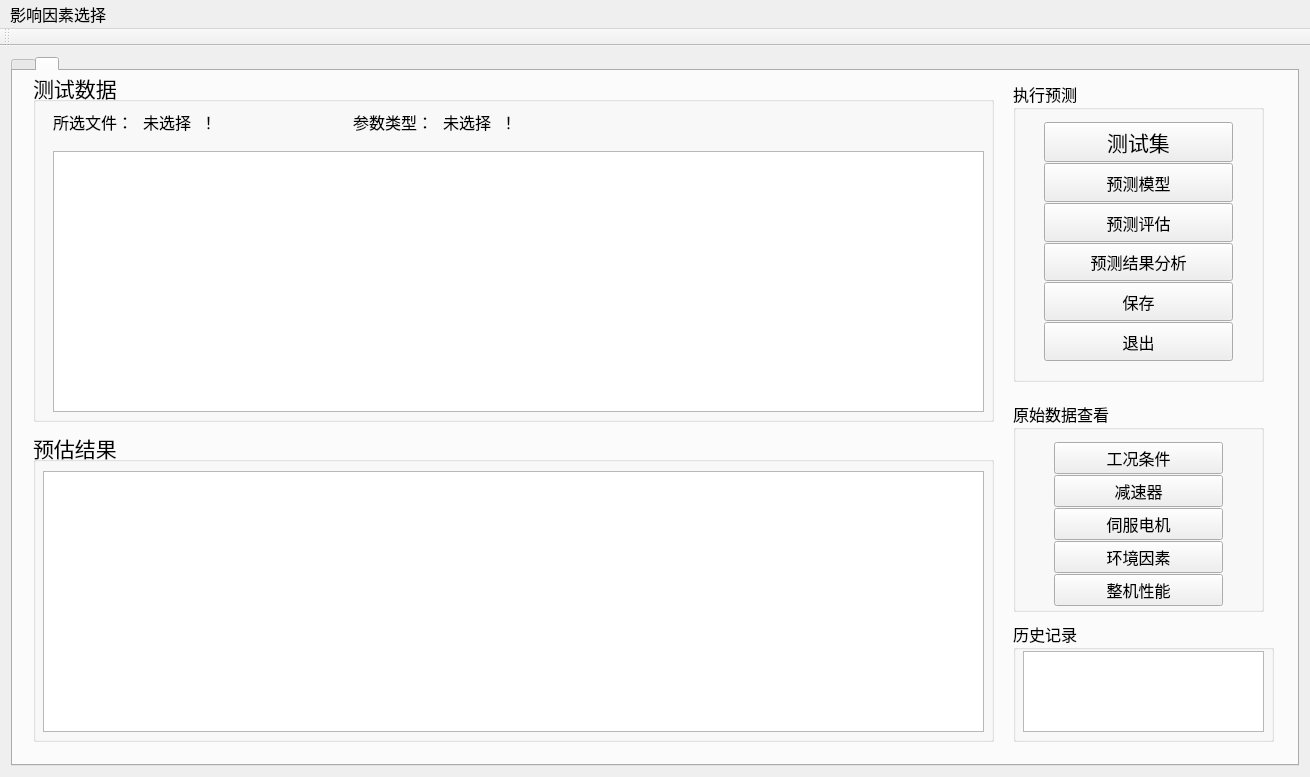
<?xml version="1.0" encoding="UTF-8"?>
<ui version="4.0">
 <class>MainWindow</class>
 <widget class="QMainWindow" name="MainWindow">
  <property name="geometry">
   <rect>
    <x>0</x>
    <y>0</y>
    <width>1310</width>
    <height>777</height>
   </rect>
  </property>
  <property name="font">
   <font>
    <family>宋体</family>
   </font>
  </property>
  <property name="windowTitle">
   <string>MainWindow</string>
  </property>
  <widget class="QWidget" name="centralWidget">
   <layout class="QGridLayout" name="gridLayout">
    <item row="0" column="0">
     <widget class="QTabWidget" name="tabWidget">
      <property name="font">
       <font>
        <family>Consolas</family>
        <pointsize>1</pointsize>
       </font>
      </property>
      <property name="currentIndex">
       <number>1</number>
      </property>
      <widget class="QWidget" name="main">
       <property name="font">
        <font>
         <family>Consolas</family>
         <pointsize>9</pointsize>
        </font>
       </property>
       <attribute name="title">
        <string/>
       </attribute>
       <widget class="QGroupBox" name="Tool">
        <property name="enabled">
         <bool>true</bool>
        </property>
        <property name="geometry">
         <rect>
          <x>980</x>
          <y>20</y>
          <width>261</width>
          <height>281</height>
         </rect>
        </property>
        <property name="sizePolicy">
         <sizepolicy hsizetype="Expanding" vsizetype="Expanding">
          <horstretch>0</horstretch>
          <verstretch>0</verstretch>
         </sizepolicy>
        </property>
        <property name="minimumSize">
         <size>
          <width>240</width>
          <height>271</height>
         </size>
        </property>
        <property name="font">
         <font>
          <family>宋体</family>
          <pointsize>12</pointsize>
         </font>
        </property>
        <property name="title">
         <string>模型训练</string>
        </property>
        <widget class="QWidget" name="layoutWidget">
         <property name="geometry">
          <rect>
           <x>35</x>
           <y>30</y>
           <width>191</width>
           <height>241</height>
          </rect>
         </property>
         <layout class="QVBoxLayout" name="verticalLayout_2">
          <property name="spacing">
           <number>1</number>
          </property>
          <item>
           <widget class="QPushButton" name="SelectTrainBtn">
            <property name="sizePolicy">
             <sizepolicy hsizetype="Expanding" vsizetype="Expanding">
              <horstretch>0</horstretch>
              <verstretch>0</verstretch>
             </sizepolicy>
            </property>
            <property name="minimumSize">
             <size>
              <width>131</width>
              <height>30</height>
             </size>
            </property>
            <property name="styleSheet">
             <string notr="true">font: 75 16pt &quot;宋体&quot;;</string>
            </property>
            <property name="text">
             <string>选择训练集</string>
            </property>
           </widget>
          </item>
          <item>
           <widget class="QPushButton" name="SelectModelBtn">
            <property name="sizePolicy">
             <sizepolicy hsizetype="Expanding" vsizetype="Expanding">
              <horstretch>0</horstretch>
              <verstretch>0</verstretch>
             </sizepolicy>
            </property>
            <property name="minimumSize">
             <size>
              <width>50</width>
              <height>30</height>
             </size>
            </property>
            <property name="styleSheet">
             <string notr="true">font: 75 16pt &quot;宋体&quot;;</string>
            </property>
            <property name="text">
             <string>算法模型</string>
            </property>
           </widget>
          </item>
          <item>
           <widget class="QPushButton" name="TrainModelBtn">
            <property name="sizePolicy">
             <sizepolicy hsizetype="Expanding" vsizetype="Expanding">
              <horstretch>0</horstretch>
              <verstretch>0</verstretch>
             </sizepolicy>
            </property>
            <property name="minimumSize">
             <size>
              <width>50</width>
              <height>30</height>
             </size>
            </property>
            <property name="styleSheet">
             <string notr="true">font: 75 16pt &quot;宋体&quot;;</string>
            </property>
            <property name="text">
             <string>模型训练</string>
            </property>
           </widget>
          </item>
          <item>
           <widget class="QPushButton" name="AnalyModelBtn">
            <property name="sizePolicy">
             <sizepolicy hsizetype="Expanding" vsizetype="Expanding">
              <horstretch>0</horstretch>
              <verstretch>0</verstretch>
             </sizepolicy>
            </property>
            <property name="minimumSize">
             <size>
              <width>50</width>
              <height>30</height>
             </size>
            </property>
            <property name="styleSheet">
             <string notr="true">font: 75 16pt &quot;宋体&quot;;</string>
            </property>
            <property name="text">
             <string>模型分析</string>
            </property>
           </widget>
          </item>
          <item>
           <widget class="QPushButton" name="ExitBtn">
            <property name="sizePolicy">
             <sizepolicy hsizetype="Expanding" vsizetype="Expanding">
              <horstretch>0</horstretch>
              <verstretch>0</verstretch>
             </sizepolicy>
            </property>
            <property name="minimumSize">
             <size>
              <width>131</width>
              <height>30</height>
             </size>
            </property>
            <property name="styleSheet">
             <string notr="true">font: 75 16pt &quot;宋体&quot;;</string>
            </property>
            <property name="text">
             <string>退出程序</string>
            </property>
           </widget>
          </item>
         </layout>
        </widget>
       </widget>
       <widget class="QGroupBox" name="TrainData">
        <property name="geometry">
         <rect>
          <x>11</x>
          <y>11</y>
          <width>961</width>
          <height>301</height>
         </rect>
        </property>
        <property name="sizePolicy">
         <sizepolicy hsizetype="Expanding" vsizetype="Expanding">
          <horstretch>0</horstretch>
          <verstretch>0</verstretch>
         </sizepolicy>
        </property>
        <property name="minimumSize">
         <size>
          <width>961</width>
          <height>271</height>
         </size>
        </property>
        <property name="font">
         <font>
          <family>Consolas</family>
          <pointsize>16</pointsize>
         </font>
        </property>
        <property name="title">
         <string>训练数据</string>
        </property>
        <widget class="QTableWidget" name="TrainDataTbl">
         <property name="geometry">
          <rect>
           <x>20</x>
           <y>70</y>
           <width>921</width>
           <height>211</height>
          </rect>
         </property>
        </widget>
        <widget class="QLabel" name="label">
         <property name="geometry">
          <rect>
           <x>30</x>
           <y>40</y>
           <width>91</width>
           <height>21</height>
          </rect>
         </property>
         <property name="font">
          <font>
           <family>Consolas</family>
           <pointsize>12</pointsize>
           <weight>50</weight>
           <italic>false</italic>
           <bold>false</bold>
          </font>
         </property>
         <property name="styleSheet">
          <string notr="true">font: 12pt &quot;Consolas&quot;;</string>
         </property>
         <property name="text">
          <string>所选文件：</string>
         </property>
        </widget>
        <widget class="QLabel" name="CurrentFile">
         <property name="geometry">
          <rect>
           <x>120</x>
           <y>40</y>
           <width>801</width>
           <height>21</height>
          </rect>
         </property>
         <property name="font">
          <font>
           <family>Consolas</family>
           <pointsize>12</pointsize>
          </font>
         </property>
         <property name="text">
          <string>未选择 ！</string>
         </property>
        </widget>
        <widget class="QLabel" name="label_5">
         <property name="geometry">
          <rect>
           <x>690</x>
           <y>40</y>
           <width>81</width>
           <height>21</height>
          </rect>
         </property>
         <property name="font">
          <font>
           <family>Consolas</family>
           <pointsize>12</pointsize>
          </font>
         </property>
         <property name="text">
          <string>所选模型：</string>
         </property>
        </widget>
        <widget class="QLabel" name="CurrentModel">
         <property name="geometry">
          <rect>
           <x>790</x>
           <y>40</y>
           <width>151</width>
           <height>21</height>
          </rect>
         </property>
         <property name="font">
          <font>
           <family>Consolas</family>
           <pointsize>12</pointsize>
          </font>
         </property>
         <property name="text">
          <string>未选择 ！</string>
         </property>
        </widget>
       </widget>
       <widget class="QGroupBox" name="groupBox_3">
        <property name="geometry">
         <rect>
          <x>10</x>
          <y>340</y>
          <width>961</width>
          <height>331</height>
         </rect>
        </property>
        <property name="sizePolicy">
         <sizepolicy hsizetype="Expanding" vsizetype="Expanding">
          <horstretch>0</horstretch>
          <verstretch>0</verstretch>
         </sizepolicy>
        </property>
        <property name="minimumSize">
         <size>
          <width>0</width>
          <height>0</height>
         </size>
        </property>
        <property name="font">
         <font>
          <family>Consolas</family>
          <pointsize>16</pointsize>
         </font>
        </property>
        <property name="title">
         <string>样本详情</string>
        </property>
        <widget class="QTableWidget" name="SingleSampleTbl">
         <property name="geometry">
          <rect>
           <x>20</x>
           <y>80</y>
           <width>921</width>
           <height>241</height>
          </rect>
         </property>
        </widget>
        <widget class="QLabel" name="label_2">
         <property name="geometry">
          <rect>
           <x>30</x>
           <y>40</y>
           <width>91</width>
           <height>21</height>
          </rect>
         </property>
         <property name="font">
          <font>
           <family>Consolas</family>
           <pointsize>12</pointsize>
          </font>
         </property>
         <property name="text">
          <string>参数类型：</string>
         </property>
        </widget>
        <widget class="QLabel" name="CurrentParm">
         <property name="geometry">
          <rect>
           <x>120</x>
           <y>40</y>
           <width>551</width>
           <height>21</height>
          </rect>
         </property>
         <property name="font">
          <font>
           <family>Consolas</family>
           <pointsize>12</pointsize>
          </font>
         </property>
         <property name="text">
          <string>未选择 ！</string>
         </property>
        </widget>
        <widget class="QLabel" name="ErrParm">
         <property name="geometry">
          <rect>
           <x>740</x>
           <y>40</y>
           <width>141</width>
           <height>21</height>
          </rect>
         </property>
         <property name="font">
          <font>
           <family>Consolas</family>
           <pointsize>12</pointsize>
          </font>
         </property>
         <property name="text">
          <string>0</string>
         </property>
        </widget>
        <widget class="QLabel" name="label_6">
         <property name="geometry">
          <rect>
           <x>650</x>
           <y>40</y>
           <width>101</width>
           <height>21</height>
          </rect>
         </property>
         <property name="font">
          <font>
           <family>Consolas</family>
           <pointsize>12</pointsize>
          </font>
         </property>
         <property name="text">
          <string>相对误差：</string>
         </property>
        </widget>
       </widget>
       <widget class="QGroupBox" name="groupBox_6">
        <property name="geometry">
         <rect>
          <x>980</x>
          <y>580</y>
          <width>261</width>
          <height>91</height>
         </rect>
        </property>
        <property name="font">
         <font>
          <family>宋体</family>
          <pointsize>12</pointsize>
         </font>
        </property>
        <property name="title">
         <string>训练结果与真实值相对误差</string>
        </property>
        <widget class="QWidget" name="layoutWidget">
         <property name="geometry">
          <rect>
           <x>40</x>
           <y>30</y>
           <width>191</width>
           <height>51</height>
          </rect>
         </property>
         <layout class="QVBoxLayout" name="verticalLayout">
          <property name="spacing">
           <number>1</number>
          </property>
          <item>
           <widget class="QSplitter" name="splitter_3">
            <property name="orientation">
             <enum>Qt::Horizontal</enum>
            </property>
            <widget class="QPushButton" name="ErrSetButton">
             <property name="sizePolicy">
              <sizepolicy hsizetype="Expanding" vsizetype="Expanding">
               <horstretch>0</horstretch>
               <verstretch>0</verstretch>
              </sizepolicy>
             </property>
             <property name="font">
              <font>
               <family>宋体</family>
               <pointsize>16</pointsize>
              </font>
             </property>
             <property name="text">
              <string>相对误差</string>
             </property>
            </widget>
            <widget class="QLineEdit" name="ErrSetEdit">
             <property name="sizePolicy">
              <sizepolicy hsizetype="Expanding" vsizetype="Expanding">
               <horstretch>0</horstretch>
               <verstretch>0</verstretch>
              </sizepolicy>
             </property>
            </widget>
           </widget>
          </item>
         </layout>
        </widget>
       </widget>
       <widget class="QGroupBox" name="groupBox_7">
        <property name="geometry">
         <rect>
          <x>980</x>
          <y>310</y>
          <width>261</width>
          <height>261</height>
         </rect>
        </property>
        <property name="font">
         <font>
          <family>宋体</family>
          <pointsize>12</pointsize>
         </font>
        </property>
        <property name="title">
         <string>原始数据查看</string>
        </property>
        <widget class="QWidget" name="layoutWidget">
         <property name="geometry">
          <rect>
           <x>40</x>
           <y>30</y>
           <width>191</width>
           <height>221</height>
          </rect>
         </property>
         <layout class="QGridLayout" name="gridLayout_3">
          <property name="sizeConstraint">
           <enum>QLayout::SetNoConstraint</enum>
          </property>
          <property name="verticalSpacing">
           <number>1</number>
          </property>
          <item row="0" column="0">
           <widget class="QPushButton" name="ReducerBtn">
            <property name="sizePolicy">
             <sizepolicy hsizetype="Minimum" vsizetype="Expanding">
              <horstretch>0</horstretch>
              <verstretch>0</verstretch>
             </sizepolicy>
            </property>
            <property name="styleSheet">
             <string notr="true">font: 75 16pt &quot;宋体&quot;;</string>
            </property>
            <property name="text">
             <string>减速器</string>
            </property>
           </widget>
          </item>
          <item row="1" column="0">
           <widget class="QPushButton" name="ServoBtn">
            <property name="sizePolicy">
             <sizepolicy hsizetype="Minimum" vsizetype="Expanding">
              <horstretch>0</horstretch>
              <verstretch>0</verstretch>
             </sizepolicy>
            </property>
            <property name="styleSheet">
             <string notr="true">font: 75 16pt &quot;宋体&quot;;</string>
            </property>
            <property name="text">
             <string>伺服电机</string>
            </property>
           </widget>
          </item>
          <item row="2" column="0">
           <widget class="QPushButton" name="ConditionBtn">
            <property name="sizePolicy">
             <sizepolicy hsizetype="Minimum" vsizetype="Expanding">
              <horstretch>0</horstretch>
              <verstretch>0</verstretch>
             </sizepolicy>
            </property>
            <property name="styleSheet">
             <string notr="true">font: 75 16pt &quot;宋体&quot;;</string>
            </property>
            <property name="text">
             <string>工况条件</string>
            </property>
           </widget>
          </item>
          <item row="3" column="0">
           <widget class="QPushButton" name="EnvironmentBtn">
            <property name="sizePolicy">
             <sizepolicy hsizetype="Minimum" vsizetype="Expanding">
              <horstretch>0</horstretch>
              <verstretch>0</verstretch>
             </sizepolicy>
            </property>
            <property name="styleSheet">
             <string notr="true">font: 75 16pt &quot;宋体&quot;;</string>
            </property>
            <property name="text">
             <string>环境因素</string>
            </property>
           </widget>
          </item>
          <item row="4" column="0">
           <widget class="QPushButton" name="WholeRobotBtn">
            <property name="sizePolicy">
             <sizepolicy hsizetype="Minimum" vsizetype="Expanding">
              <horstretch>0</horstretch>
              <verstretch>0</verstretch>
             </sizepolicy>
            </property>
            <property name="styleSheet">
             <string notr="true">font: 75 16pt &quot;宋体&quot;;</string>
            </property>
            <property name="text">
             <string>整机性能</string>
            </property>
           </widget>
          </item>
         </layout>
        </widget>
       </widget>
      </widget>
      <widget class="QWidget" name="advanced">
       <attribute name="title">
        <string/>
       </attribute>
       <widget class="QGroupBox" name="groupBox_4">
        <property name="geometry">
         <rect>
          <x>20</x>
          <y>0</y>
          <width>961</width>
          <height>351</height>
         </rect>
        </property>
        <property name="sizePolicy">
         <sizepolicy hsizetype="Expanding" vsizetype="Expanding">
          <horstretch>0</horstretch>
          <verstretch>0</verstretch>
         </sizepolicy>
        </property>
        <property name="minimumSize">
         <size>
          <width>0</width>
          <height>0</height>
         </size>
        </property>
        <property name="font">
         <font>
          <family>Consolas</family>
          <pointsize>16</pointsize>
         </font>
        </property>
        <property name="title">
         <string>测试数据</string>
        </property>
        <widget class="QTableWidget" name="TestDataTbl">
         <property name="geometry">
          <rect>
           <x>20</x>
           <y>80</y>
           <width>931</width>
           <height>261</height>
          </rect>
         </property>
        </widget>
        <widget class="QLabel" name="label_4">
         <property name="geometry">
          <rect>
           <x>320</x>
           <y>40</y>
           <width>101</width>
           <height>21</height>
          </rect>
         </property>
         <property name="font">
          <font>
           <family>Consolas</family>
           <pointsize>12</pointsize>
          </font>
         </property>
         <property name="text">
          <string>参数类型：</string>
         </property>
        </widget>
        <widget class="QLabel" name="CurrentParm_2">
         <property name="geometry">
          <rect>
           <x>410</x>
           <y>40</y>
           <width>141</width>
           <height>21</height>
          </rect>
         </property>
         <property name="font">
          <font>
           <family>Consolas</family>
           <pointsize>12</pointsize>
          </font>
         </property>
         <property name="text">
          <string>未选择 ！</string>
         </property>
        </widget>
        <widget class="QLabel" name="label_3">
         <property name="geometry">
          <rect>
           <x>20</x>
           <y>40</y>
           <width>81</width>
           <height>21</height>
          </rect>
         </property>
         <property name="font">
          <font>
           <family>Consolas</family>
           <pointsize>12</pointsize>
          </font>
         </property>
         <property name="text">
          <string>所选文件：</string>
         </property>
        </widget>
        <widget class="QLabel" name="CurrTestFile">
         <property name="geometry">
          <rect>
           <x>110</x>
           <y>40</y>
           <width>131</width>
           <height>21</height>
          </rect>
         </property>
         <property name="font">
          <font>
           <family>Consolas</family>
           <pointsize>12</pointsize>
          </font>
         </property>
         <property name="text">
          <string>未选择 ！</string>
         </property>
        </widget>
       </widget>
       <widget class="QGroupBox" name="Tool_2">
        <property name="enabled">
         <bool>true</bool>
        </property>
        <property name="geometry">
         <rect>
          <x>1000</x>
          <y>10</y>
          <width>251</width>
          <height>301</height>
         </rect>
        </property>
        <property name="sizePolicy">
         <sizepolicy hsizetype="Expanding" vsizetype="Expanding">
          <horstretch>0</horstretch>
          <verstretch>0</verstretch>
         </sizepolicy>
        </property>
        <property name="minimumSize">
         <size>
          <width>0</width>
          <height>0</height>
         </size>
        </property>
        <property name="font">
         <font>
          <family>宋体</family>
          <pointsize>12</pointsize>
         </font>
        </property>
        <property name="title">
         <string>执行预测</string>
        </property>
        <widget class="QWidget" name="layoutWidget">
         <property name="geometry">
          <rect>
           <x>20</x>
           <y>30</y>
           <width>211</width>
           <height>261</height>
          </rect>
         </property>
         <layout class="QGridLayout" name="gridLayout_2">
          <property name="spacing">
           <number>1</number>
          </property>
          <item row="3" column="0">
           <widget class="QPushButton" name="DoEstimateBtn">
            <property name="sizePolicy">
             <sizepolicy hsizetype="Expanding" vsizetype="Expanding">
              <horstretch>0</horstretch>
              <verstretch>0</verstretch>
             </sizepolicy>
            </property>
            <property name="minimumSize">
             <size>
              <width>0</width>
              <height>0</height>
             </size>
            </property>
            <property name="styleSheet">
             <string notr="true">font: 75 16pt &quot;宋体&quot;;</string>
            </property>
            <property name="text">
             <string>预测评估</string>
            </property>
           </widget>
          </item>
          <item row="4" column="0">
           <widget class="QPushButton" name="AnalyModelBtn_2">
            <property name="sizePolicy">
             <sizepolicy hsizetype="Expanding" vsizetype="Expanding">
              <horstretch>0</horstretch>
              <verstretch>0</verstretch>
             </sizepolicy>
            </property>
            <property name="styleSheet">
             <string notr="true">font: 75 16pt &quot;宋体&quot;;</string>
            </property>
            <property name="text">
             <string>预测结果分析</string>
            </property>
           </widget>
          </item>
          <item row="0" column="0">
           <widget class="QPushButton" name="SelectTestBtn">
            <property name="sizePolicy">
             <sizepolicy hsizetype="Expanding" vsizetype="Expanding">
              <horstretch>0</horstretch>
              <verstretch>0</verstretch>
             </sizepolicy>
            </property>
            <property name="minimumSize">
             <size>
              <width>0</width>
              <height>0</height>
             </size>
            </property>
            <property name="font">
             <font>
              <family>宋体</family>
              <pointsize>16</pointsize>
              <weight>9</weight>
              <italic>false</italic>
              <bold>false</bold>
              <kerning>true</kerning>
             </font>
            </property>
            <property name="styleSheet">
             <string notr="true">font: 75 16pt &quot;宋体&quot;;</string>
            </property>
            <property name="text">
             <string>测试集</string>
            </property>
           </widget>
          </item>
          <item row="5" column="0">
           <widget class="QPushButton" name="SaveToFileBtn">
            <property name="sizePolicy">
             <sizepolicy hsizetype="Expanding" vsizetype="Expanding">
              <horstretch>0</horstretch>
              <verstretch>0</verstretch>
             </sizepolicy>
            </property>
            <property name="styleSheet">
             <string notr="true">font: 75 16pt &quot;宋体&quot;;</string>
            </property>
            <property name="text">
             <string>保存</string>
            </property>
           </widget>
          </item>
          <item row="6" column="0">
           <widget class="QPushButton" name="ExitBtn_2">
            <property name="sizePolicy">
             <sizepolicy hsizetype="Expanding" vsizetype="Expanding">
              <horstretch>0</horstretch>
              <verstretch>0</verstretch>
             </sizepolicy>
            </property>
            <property name="styleSheet">
             <string notr="true">font: 75 16pt &quot;宋体&quot;;</string>
            </property>
            <property name="text">
             <string>退出</string>
            </property>
           </widget>
          </item>
          <item row="2" column="0">
           <widget class="QPushButton" name="SelectModelBtn_2">
            <property name="sizePolicy">
             <sizepolicy hsizetype="Expanding" vsizetype="Expanding">
              <horstretch>0</horstretch>
              <verstretch>0</verstretch>
             </sizepolicy>
            </property>
            <property name="minimumSize">
             <size>
              <width>50</width>
              <height>30</height>
             </size>
            </property>
            <property name="styleSheet">
             <string notr="true">font: 75 16pt &quot;宋体&quot;;</string>
            </property>
            <property name="text">
             <string>预测模型</string>
            </property>
           </widget>
          </item>
         </layout>
        </widget>
       </widget>
       <widget class="QGroupBox" name="groupBox_5">
        <property name="geometry">
         <rect>
          <x>20</x>
          <y>360</y>
          <width>961</width>
          <height>311</height>
         </rect>
        </property>
        <property name="sizePolicy">
         <sizepolicy hsizetype="Expanding" vsizetype="Expanding">
          <horstretch>0</horstretch>
          <verstretch>0</verstretch>
         </sizepolicy>
        </property>
        <property name="minimumSize">
         <size>
          <width>0</width>
          <height>0</height>
         </size>
        </property>
        <property name="font">
         <font>
          <family>Consolas</family>
          <pointsize>16</pointsize>
         </font>
        </property>
        <property name="title">
         <string>预估结果                     </string>
        </property>
        <widget class="QTableWidget" name="EstimateTbl">
         <property name="geometry">
          <rect>
           <x>10</x>
           <y>40</y>
           <width>941</width>
           <height>261</height>
          </rect>
         </property>
        </widget>
       </widget>
       <widget class="QGroupBox" name="groupBox">
        <property name="geometry">
         <rect>
          <x>1000</x>
          <y>330</y>
          <width>251</width>
          <height>211</height>
         </rect>
        </property>
        <property name="font">
         <font>
          <family>宋体</family>
          <pointsize>12</pointsize>
         </font>
        </property>
        <property name="title">
         <string>原始数据查看</string>
        </property>
        <widget class="QWidget" name="layoutWidget">
         <property name="geometry">
          <rect>
           <x>30</x>
           <y>30</y>
           <width>191</width>
           <height>186</height>
          </rect>
         </property>
         <layout class="QGridLayout" name="gridLayout_4">
          <property name="verticalSpacing">
           <number>1</number>
          </property>
          <item row="3" column="0">
           <widget class="QPushButton" name="ServoBtn_2">
            <property name="sizePolicy">
             <sizepolicy hsizetype="Expanding" vsizetype="Expanding">
              <horstretch>0</horstretch>
              <verstretch>0</verstretch>
             </sizepolicy>
            </property>
            <property name="styleSheet">
             <string notr="true">font: 75 16pt &quot;宋体&quot;;</string>
            </property>
            <property name="text">
             <string>伺服电机</string>
            </property>
           </widget>
          </item>
          <item row="2" column="0">
           <widget class="QPushButton" name="ReducerBtn_2">
            <property name="sizePolicy">
             <sizepolicy hsizetype="Expanding" vsizetype="Expanding">
              <horstretch>0</horstretch>
              <verstretch>0</verstretch>
             </sizepolicy>
            </property>
            <property name="baseSize">
             <size>
              <width>0</width>
              <height>0</height>
             </size>
            </property>
            <property name="styleSheet">
             <string notr="true">font: 75 16pt &quot;宋体&quot;;</string>
            </property>
            <property name="text">
             <string>减速器</string>
            </property>
            <property name="default">
             <bool>false</bool>
            </property>
           </widget>
          </item>
          <item row="5" column="0">
           <widget class="QPushButton" name="WholeRobotBtn_2">
            <property name="sizePolicy">
             <sizepolicy hsizetype="Expanding" vsizetype="Expanding">
              <horstretch>0</horstretch>
              <verstretch>0</verstretch>
             </sizepolicy>
            </property>
            <property name="styleSheet">
             <string notr="true">font: 75 16pt &quot;宋体&quot;;</string>
            </property>
            <property name="text">
             <string>整机性能</string>
            </property>
           </widget>
          </item>
          <item row="4" column="0">
           <widget class="QPushButton" name="EnvironmentBtn_2">
            <property name="sizePolicy">
             <sizepolicy hsizetype="Expanding" vsizetype="Expanding">
              <horstretch>0</horstretch>
              <verstretch>0</verstretch>
             </sizepolicy>
            </property>
            <property name="styleSheet">
             <string notr="true">font: 75 16pt &quot;宋体&quot;;</string>
            </property>
            <property name="text">
             <string>环境因素</string>
            </property>
           </widget>
          </item>
          <item row="1" column="0">
           <widget class="QPushButton" name="ConditionBtn_2">
            <property name="sizePolicy">
             <sizepolicy hsizetype="Expanding" vsizetype="Expanding">
              <horstretch>0</horstretch>
              <verstretch>0</verstretch>
             </sizepolicy>
            </property>
            <property name="styleSheet">
             <string notr="true">font: 75 16pt &quot;宋体&quot;;</string>
            </property>
            <property name="text">
             <string>工况条件</string>
            </property>
           </widget>
          </item>
         </layout>
        </widget>
       </widget>
       <widget class="QGroupBox" name="TrainData_3">
        <property name="geometry">
         <rect>
          <x>1000</x>
          <y>550</y>
          <width>261</width>
          <height>121</height>
         </rect>
        </property>
        <property name="sizePolicy">
         <sizepolicy hsizetype="Expanding" vsizetype="Expanding">
          <horstretch>0</horstretch>
          <verstretch>0</verstretch>
         </sizepolicy>
        </property>
        <property name="minimumSize">
         <size>
          <width>0</width>
          <height>0</height>
         </size>
        </property>
        <property name="font">
         <font>
          <family>宋体</family>
          <pointsize>12</pointsize>
         </font>
        </property>
        <property name="title">
         <string>历史记录</string>
        </property>
        <widget class="QListWidget" name="HistoryRcdLst">
         <property name="geometry">
          <rect>
           <x>10</x>
           <y>30</y>
           <width>241</width>
           <height>81</height>
          </rect>
         </property>
        </widget>
       </widget>
      </widget>
     </widget>
    </item>
   </layout>
  </widget>
  <widget class="QMenuBar" name="menuBar">
   <property name="geometry">
    <rect>
     <x>0</x>
     <y>0</y>
     <width>1310</width>
     <height>22</height>
    </rect>
   </property>
   <property name="font">
    <font>
     <family>宋体</family>
     <pointsize>12</pointsize>
    </font>
   </property>
   <widget class="QMenu" name="menu">
    <property name="font">
     <font>
      <family>宋体</family>
      <pointsize>12</pointsize>
     </font>
    </property>
    <property name="title">
     <string>影响因素选择</string>
    </property>
    <addaction name="separator"/>
    <addaction name="ActionBtn1"/>
    <addaction name="separator"/>
    <addaction name="ActionBtn2"/>
    <addaction name="separator"/>
    <addaction name="ActionBtn3"/>
    <addaction name="Actionhelp"/>
   </widget>
   <addaction name="menu"/>
  </widget>
  <widget class="QToolBar" name="toolBar">
   <property name="windowTitle">
    <string>toolBar</string>
   </property>
   <attribute name="toolBarArea">
    <enum>TopToolBarArea</enum>
   </attribute>
   <attribute name="toolBarBreak">
    <bool>false</bool>
   </attribute>
  </widget>
  <action name="action">
   <property name="text">
    <string>核心零部件</string>
   </property>
  </action>
  <action name="action_2">
   <property name="text">
    <string>环境因素</string>
   </property>
  </action>
  <action name="ActionBtn1">
   <property name="checkable">
    <bool>false</bool>
   </property>
   <property name="checked">
    <bool>false</bool>
   </property>
   <property name="text">
    <string>核心零部件</string>
   </property>
   <property name="font">
    <font>
     <family>宋体</family>
     <pointsize>12</pointsize>
    </font>
   </property>
  </action>
  <action name="ActionBtn2">
   <property name="text">
    <string>工况条件</string>
   </property>
   <property name="font">
    <font>
     <family>宋体</family>
     <pointsize>12</pointsize>
    </font>
   </property>
  </action>
  <action name="ActionBtn3">
   <property name="text">
    <string>环境因素</string>
   </property>
   <property name="font">
    <font>
     <family>宋体</family>
     <pointsize>12</pointsize>
    </font>
   </property>
  </action>
  <action name="Actionhelp">
   <property name="text">
    <string>帮助</string>
   </property>
   <property name="iconText">
    <string>帮助</string>
   </property>
   <property name="font">
    <font>
     <family>宋体</family>
     <pointsize>12</pointsize>
    </font>
   </property>
  </action>
 </widget>
 <layoutdefault spacing="6" margin="11"/>
 <resources/>
 <connections/>
</ui>
